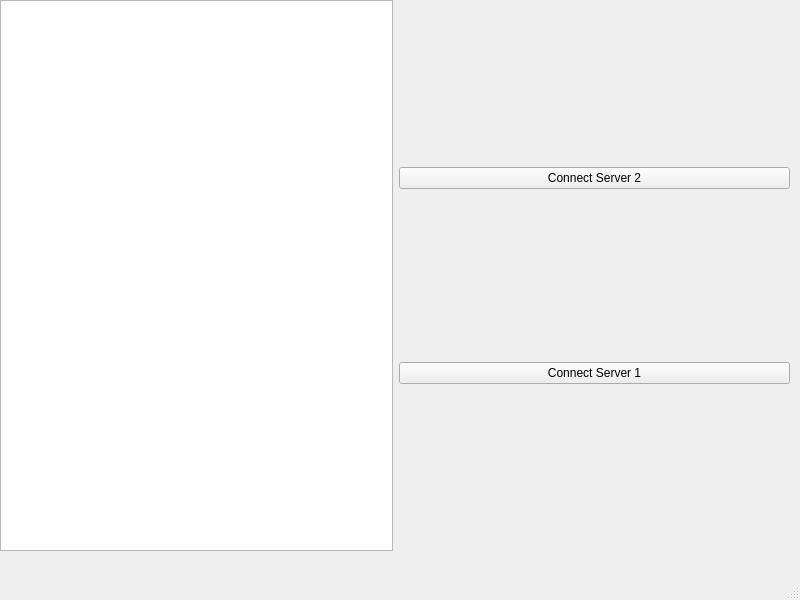
<?xml version="1.0" encoding="UTF-8"?>
<ui version="4.0">
 <class>MainWindow</class>
 <widget class="QMainWindow" name="MainWindow">
  <property name="geometry">
   <rect>
    <x>0</x>
    <y>0</y>
    <width>800</width>
    <height>600</height>
   </rect>
  </property>
  <property name="windowTitle">
   <string>MainWindow</string>
  </property>
  <widget class="QWidget" name="centralwidget">
   <widget class="QWidget" name="horizontalLayoutWidget">
    <property name="geometry">
     <rect>
      <x>0</x>
      <y>0</y>
      <width>791</width>
      <height>551</height>
     </rect>
    </property>
    <layout class="QHBoxLayout" name="horizontalLayout">
     <property name="sizeConstraint">
      <enum>QLayout::SetNoConstraint</enum>
     </property>
     <item>
      <widget class="QTextEdit" name="textEdit"/>
     </item>
     <item>
      <layout class="QVBoxLayout" name="verticalLayout">
       <item>
        <widget class="QStackedWidget" name="stackedWidget">
         <widget class="QWidget" name="page">
          <widget class="QWidget" name="verticalLayoutWidget_2">
           <property name="geometry">
            <rect>
             <x>0</x>
             <y>0</y>
             <width>391</width>
             <height>551</height>
            </rect>
           </property>
           <layout class="QVBoxLayout" name="verticalLayout_2">
            <item>
             <widget class="QPushButton" name="Serv2Button">
              <property name="text">
               <string>Connect Server 2</string>
              </property>
             </widget>
            </item>
            <item>
             <widget class="QPushButton" name="Serv1Button">
              <property name="text">
               <string>Connect Server 1</string>
              </property>
             </widget>
            </item>
           </layout>
          </widget>
         </widget>
         <widget class="QWidget" name="page_2">
          <widget class="QWidget" name="verticalLayoutWidget_3">
           <property name="geometry">
            <rect>
             <x>0</x>
             <y>0</y>
             <width>391</width>
             <height>551</height>
            </rect>
           </property>
           <layout class="QVBoxLayout" name="verticalLayout_3">
            <item>
             <widget class="QPushButton" name="msg1">
              <property name="text">
               <string>Fisrst msg</string>
              </property>
             </widget>
            </item>
            <item>
             <widget class="QPushButton" name="msg2">
              <property name="text">
               <string>Second msg</string>
              </property>
             </widget>
            </item>
            <item>
             <widget class="QPushButton" name="bbPushButton">
              <property name="text">
               <string>Both</string>
              </property>
             </widget>
            </item>
            <item>
             <widget class="QPushButton" name="stopB">
              <property name="text">
               <string>Stop</string>
              </property>
             </widget>
            </item>
           </layout>
          </widget>
         </widget>
        </widget>
       </item>
      </layout>
     </item>
    </layout>
   </widget>
  </widget>
  <widget class="QMenuBar" name="menubar">
   <property name="geometry">
    <rect>
     <x>0</x>
     <y>0</y>
     <width>800</width>
     <height>22</height>
    </rect>
   </property>
  </widget>
  <widget class="QStatusBar" name="statusbar"/>
 </widget>
 <resources/>
 <connections/>
</ui>
